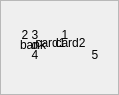
     <widget class="QFrame" name="frame_2">
      <property name="enabled">
       <bool>true</bool>
      </property>
      <property name="frameShape">
       <enum>QFrame::StyledPanel</enum>
      </property>
      <property name="frameShadow">
       <enum>QFrame::Raised</enum>
      </property>
      <widget class="QLabel" name="chip_3">
       <property name="geometry">
        <rect>
         <x>20</x>
         <y>20</y>
         <width>30</width>
         <height>30</height>
        </rect>
       </property>
       <property name="sizePolicy">
        <sizepolicy hsizetype="Fixed" vsizetype="Fixed">
         <horstretch>0</horstretch>
         <verstretch>0</verstretch>
        </sizepolicy>
       </property>
       <property name="minimumSize">
        <size>
         <width>30</width>
         <height>30</height>
        </size>
       </property>
       <property name="maximumSize">
        <size>
         <width>30</width>
         <height>30</height>
        </size>
       </property>
       <property name="text">
        <string>3</string>
       </property>
       <property name="scaledContents">
        <bool>true</bool>
       </property>
       <property name="alignment">
        <set>Qt::AlignCenter</set>
       </property>
       <property name="margin">
        <number>0</number>
       </property>
      </widget>
      <widget class="QLabel" name="chip_1">
       <property name="geometry">
        <rect>
         <x>50</x>
         <y>20</y>
         <width>30</width>
         <height>30</height>
        </rect>
       </property>
       <property name="sizePolicy">
        <sizepolicy hsizetype="Fixed" vsizetype="Fixed">
         <horstretch>0</horstretch>
         <verstretch>0</verstretch>
        </sizepolicy>
       </property>
       <property name="minimumSize">
        <size>
         <width>30</width>
         <height>30</height>
        </size>
       </property>
       <property name="maximumSize">
        <size>
         <width>30</width>
         <height>30</height>
        </size>
       </property>
       <property name="text">
        <string>1</string>
       </property>
       <property name="scaledContents">
        <bool>true</bool>
       </property>
       <property name="alignment">
        <set>Qt::AlignCenter</set>
       </property>
       <property name="margin">
        <number>0</number>
       </property>
      </widget>
      <widget class="QLabel" name="chip_4">
       <property name="geometry">
        <rect>
         <x>20</x>
         <y>40</y>
         <width>30</width>
         <height>30</height>
        </rect>
       </property>
       <property name="sizePolicy">
        <sizepolicy hsizetype="Fixed" vsizetype="Fixed">
         <horstretch>0</horstretch>
         <verstretch>0</verstretch>
        </sizepolicy>
       </property>
       <property name="minimumSize">
        <size>
         <width>30</width>
         <height>30</height>
        </size>
       </property>
       <property name="maximumSize">
        <size>
         <width>30</width>
         <height>30</height>
        </size>
       </property>
       <property name="text">
        <string>4</string>
       </property>
       <property name="scaledContents">
        <bool>true</bool>
       </property>
       <property name="alignment">
        <set>Qt::AlignCenter</set>
       </property>
       <property name="margin">
        <number>0</number>
       </property>
      </widget>
      <widget class="QLabel" name="bankChips">
       <property name="geometry">
        <rect>
         <x>20</x>
         <y>10</y>
         <width>70</width>
         <height>70</height>
        </rect>
       </property>
       <property name="sizePolicy">
        <sizepolicy hsizetype="Fixed" vsizetype="Fixed">
         <horstretch>0</horstretch>
         <verstretch>0</verstretch>
        </sizepolicy>
       </property>
       <property name="minimumSize">
        <size>
         <width>70</width>
         <height>70</height>
        </size>
       </property>
       <property name="maximumSize">
        <size>
         <width>70</width>
         <height>70</height>
        </size>
       </property>
       <property name="baseSize">
        <size>
         <width>70</width>
         <height>70</height>
        </size>
       </property>
       <property name="text">
        <string>bank</string>
       </property>
       <property name="scaledContents">
        <bool>true</bool>
       </property>
      </widget>
      <widget class="QLabel" name="dealerChip">
       <property name="geometry">
        <rect>
         <x>20</x>
         <y>30</y>
         <width>30</width>
         <height>30</height>
        </rect>
       </property>
       <property name="sizePolicy">
        <sizepolicy hsizetype="Fixed" vsizetype="Fixed">
         <horstretch>0</horstretch>
         <verstretch>0</verstretch>
        </sizepolicy>
       </property>
       <property name="minimumSize">
        <size>
         <width>30</width>
         <height>30</height>
        </size>
       </property>
       <property name="maximumSize">
        <size>
         <width>30</width>
         <height>30</height>
        </size>
       </property>
       <property name="baseSize">
        <size>
         <width>30</width>
         <height>30</height>
        </size>
       </property>
       <property name="text">
        <string>d</string>
       </property>
       <property name="scaledContents">
        <bool>true</bool>
       </property>
       <property name="alignment">
        <set>Qt::AlignCenter</set>
       </property>
      </widget>
      <widget class="QLabel" name="card_1">
       <property name="geometry">
        <rect>
         <x>20</x>
         <y>0</y>
         <width>61</width>
         <height>86</height>
        </rect>
       </property>
       <property name="sizePolicy">
        <sizepolicy hsizetype="Fixed" vsizetype="Fixed">
         <horstretch>0</horstretch>
         <verstretch>0</verstretch>
        </sizepolicy>
       </property>
       <property name="minimumSize">
        <size>
         <width>61</width>
         <height>86</height>
        </size>
       </property>
       <property name="maximumSize">
        <size>
         <width>61</width>
         <height>86</height>
        </size>
       </property>
       <property name="baseSize">
        <size>
         <width>61</width>
         <height>86</height>
        </size>
       </property>
       <property name="text">
        <string>card1</string>
       </property>
       <property name="scaledContents">
        <bool>true</bool>
       </property>
       <property name="alignment">
        <set>Qt::AlignCenter</set>
       </property>
       <property name="indent">
        <number>-1</number>
       </property>
      </widget>
      <widget class="QLabel" name="card_2">
       <property name="geometry">
        <rect>
         <x>40</x>
         <y>0</y>
         <width>61</width>
         <height>86</height>
        </rect>
       </property>
       <property name="sizePolicy">
        <sizepolicy hsizetype="Fixed" vsizetype="Fixed">
         <horstretch>0</horstretch>
         <verstretch>0</verstretch>
        </sizepolicy>
       </property>
       <property name="minimumSize">
        <size>
         <width>61</width>
         <height>86</height>
        </size>
       </property>
       <property name="maximumSize">
        <size>
         <width>61</width>
         <height>86</height>
        </size>
       </property>
       <property name="baseSize">
        <size>
         <width>61</width>
         <height>86</height>
        </size>
       </property>
       <property name="text">
        <string>card2</string>
       </property>
       <property name="scaledContents">
        <bool>true</bool>
       </property>
       <property name="alignment">
        <set>Qt::AlignCenter</set>
       </property>
       <property name="indent">
        <number>-1</number>
       </property>
      </widget>
      <widget class="QLabel" name="chip_2">
       <property name="geometry">
        <rect>
         <x>10</x>
         <y>20</y>
         <width>30</width>
         <height>30</height>
        </rect>
       </property>
       <property name="sizePolicy">
        <sizepolicy hsizetype="Fixed" vsizetype="Fixed">
         <horstretch>0</horstretch>
         <verstretch>0</verstretch>
        </sizepolicy>
       </property>
       <property name="minimumSize">
        <size>
         <width>30</width>
         <height>30</height>
        </size>
       </property>
       <property name="maximumSize">
        <size>
         <width>30</width>
         <height>30</height>
        </size>
       </property>
       <property name="text">
        <string>2</string>
       </property>
       <property name="scaledContents">
        <bool>true</bool>
       </property>
       <property name="alignment">
        <set>Qt::AlignCenter</set>
       </property>
       <property name="margin">
        <number>0</number>
       </property>
      </widget>
      <widget class="QLabel" name="chip_5">
       <property name="geometry">
        <rect>
         <x>80</x>
         <y>40</y>
         <width>30</width>
         <height>30</height>
        </rect>
       </property>
       <property name="sizePolicy">
        <sizepolicy hsizetype="Fixed" vsizetype="Fixed">
         <horstretch>0</horstretch>
         <verstretch>0</verstretch>
        </sizepolicy>
       </property>
       <property name="minimumSize">
        <size>
         <width>30</width>
         <height>30</height>
        </size>
       </property>
       <property name="maximumSize">
        <size>
         <width>30</width>
         <height>30</height>
        </size>
       </property>
       <property name="text">
        <string>5</string>
       </property>
       <property name="scaledContents">
        <bool>true</bool>
       </property>
       <property name="alignment">
        <set>Qt::AlignCenter</set>
       </property>
       <property name="margin">
        <number>0</number>
       </property>
      </widget>
     </widget>
